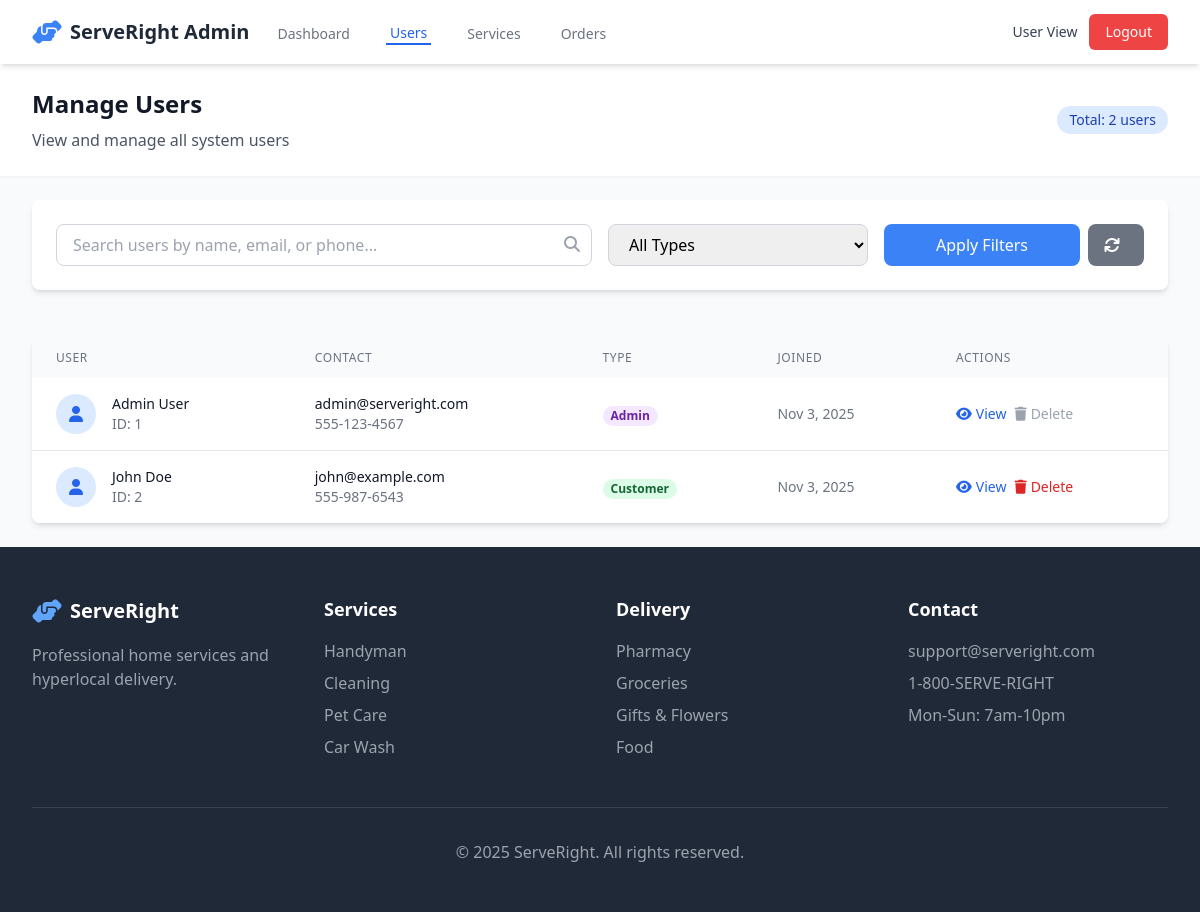
/admin_users.php (signed in), run on the app's committed database.
### tables this page shows
CREATE TABLE users (
    id INT AUTO_INCREMENT PRIMARY KEY,
    full_name VARCHAR(100) NOT NULL,
    email VARCHAR(100) UNIQUE NOT NULL,
    phone VARCHAR(20),
    password VARCHAR(255) NOT NULL,
    user_type ENUM('customer', 'admin') DEFAULT 'customer',
    created_at TIMESTAMP DEFAULT CURRENT_TIMESTAMP
);

### admin_users.php (the view, shortened to what this page needs)
<?php
$conn = get_db_connection();
$search = isset($_GET['search']) ? sanitize_input($_GET['search']) : '';
$sql = "SELECT * FROM users WHERE 1=1";
$sql .= " ORDER BY created_at DESC";
$stmt = mysqli_prepare($conn, $sql);
mysqli_stmt_execute($stmt);
$users = mysqli_stmt_get_result($stmt)->fetch_all(MYSQLI_ASSOC);
$total_users = count($users);
?>
<!DOCTYPE html>
<html lang="en">
<head>
    <script src="https://cdn.tailwindcss.com"></script>
    <link rel="stylesheet" href="https://cdnjs.cloudflare.com/ajax/libs/font-awesome/6.4.0/css/all.min.css">
</head>
<body class="bg-gray-50">
    <nav class="bg-white shadow-md sticky top-0 z-50">
        <div class="max-w-7xl mx-auto px-4 sm:px-6 lg:px-8">
            <div class="flex justify-between h-16">
                <div class="flex items-center">
                    <a href="index.php" class="flex-shrink-0 flex items-center">
                        <i class="fas fa-hands-helping text-blue-500 text-2xl mr-2"></i>
                        <span class="font-bold text-xl text-gray-800">ServeRight Admin</span>
                    </a>
                    <div class="hidden md:ml-6 md:flex md:space-x-8">
                        <a href="admin_dashboard.php" class="text-gray-500 hover:text-gray-700 inline-flex items-center px-1 pt-1 text-sm font-medium">Dashboard</a>
                        <a href="admin_users.php" class="text-blue-600 border-b-2 border-blue-600 inline-flex items-center px-1 pt-1 text-sm font-medium">Users</a>
                        <a href="admin_services.php" class="text-gray-500 hover:text-gray-700 inline-flex items-center px-1 pt-1 text-sm font-medium">Services</a>
                        <a href="admin_orders.php" class="text-gray-500 hover:text-gray-700 inline-flex items-center px-1 pt-1 text-sm font-medium">Orders</a>
                    </div>
                </div>
                <div class="flex items-center">
                    <div class="hidden md:ml-4 md:flex md:items-center space-x-3">
                        <a href="dashboard.php" class="text-gray-700 hover:text-blue-600 text-sm font-medium">User View</a>
                        <a href="logout.php" class="bg-red-500 hover:bg-red-600 text-white px-4 py-2 rounded-md text-sm font-medium">Logout</a>
                    </div>
                </div>
            </div>
        </div>
    </nav>
    <section class="bg-white shadow-sm">
        <div class="max-w-7xl mx-auto px-4 sm:px-6 lg:px-8 py-6">
            <div class="flex items-center justify-between">
                <div>
                    <h1 class="text-2xl font-bold text-gray-900">Manage Users</h1>
                    <p class="text-gray-600 mt-2">View and manage all system users</p>
                </div>
                <div class="flex items-center space-x-4">
                    <span class="bg-blue-100 text-blue-800 px-3 py-1 rounded-full text-sm font-medium">
                        Total: <?php echo $total_users; ?> users
                    </span>
                </div>
            </div>
        </div>
    </section>
    <section class="py-6">
        <div class="max-w-7xl mx-auto px-4 sm:px-6 lg:px-8">
            <div class="bg-white rounded-lg shadow-md p-6">
                <form method="GET" class="grid grid-cols-1 md:grid-cols-4 gap-4">
                    <div class="md:col-span-2">
                        <div class="relative">
                            <input type="text" name="search" placeholder="Search users by name, email, or phone..."
                                   value="<?php echo htmlspecialchars($search); ?>"
                                   class="w-full px-4 py-2 border border-gray-300 rounded-lg focus:ring-2 focus:ring-blue-500 focus:border-blue-500">
                            <button type="submit" class="absolute right-3 top-2 text-gray-400 hover:text-gray-600">
                                <i class="fas fa-search"></i>
                            </button>
                        </div>
                    </div>
                    <div>
                        <select name="user_type" class="w-full px-4 py-2 border border-gray-300 rounded-lg focus:ring-2 focus:ring-blue-500 focus:border-blue-500">
                            <option value="">All Types</option>
                        </select>
                    </div>
                    <div class="flex space-x-2">
                        <button type="submit" class="flex-1 bg-blue-500 hover:bg-blue-600 text-white px-4 py-2 rounded-lg font-medium transition duration-300">
                            Apply Filters
                        </button>
                        <a href="admin_users.php" class="bg-gray-500 hover:bg-gray-600 text-white px-4 py-2 rounded-lg font-medium transition duration-300 flex items-center">
                            <i class="fas fa-refresh mr-2"></i>
                        </a>
                    </div>
                </form>
            </div>
        </div>
    </section>
    <section class="py-6">
        <div class="max-w-7xl mx-auto px-4 sm:px-6 lg:px-8">
            <div class="bg-white rounded-lg shadow-md overflow-hidden">
                <?php if (empty($users)): ?>
                    <div class="text-center py-12">
                        <i class="fas fa-users text-gray-400 text-5xl mb-4"></i>
                        <h3 class="text-xl font-semibold text-gray-900">No users found</h3>
                        <p class="text-gray-600 mt-2">Try adjusting your search criteria</p>
                    </div>
                <?php else: ?>
                    <div class="overflow-x-auto">
                        <table class="w-full">
                            <thead class="bg-gray-50">
                                <tr>
                                    <th class="px-6 py-3 text-left text-xs font-medium text-gray-500 uppercase tracking-wider">User</th>
                                    <th class="px-6 py-3 text-left text-xs font-medium text-gray-500 uppercase tracking-wider">Contact</th>
                                    <th class="px-6 py-3 text-left text-xs font-medium text-gray-500 uppercase tracking-wider">Type</th>
                                    <th class="px-6 py-3 text-left text-xs font-medium text-gray-500 uppercase tracking-wider">Joined</th>
                                    <th class="px-6 py-3 text-left text-xs font-medium text-gray-500 uppercase tracking-wider">Actions</th>
                                </tr>
                            </thead>
                            <tbody class="bg-white divide-y divide-gray-200">
                                <?php foreach ($users as $user): ?>
                                    <tr class="hover:bg-gray-50">
                                        <td class="px-6 py-4 whitespace-nowrap">
                                            <div class="flex items-center">
                                                <div class="flex-shrink-0 h-10 w-10">
                                                    <div class="h-10 w-10 rounded-full bg-blue-100 flex items-center justify-center">
                                                        <i class="fas fa-user text-blue-600"></i>
                                                    </div>
                                                </div>
                                                <div class="ml-4">
                                                    <div class="text-sm font-medium text-gray-900"><?php echo htmlspecialchars($user['full_name']); ?></div>
                                                    <div class="text-sm text-gray-500">ID: <?php echo $user['id']; ?></div>
                                                </div>
                                            </div>
                                        </td>
                                        <td class="px-6 py-4 whitespace-nowrap">
                                            <div class="text-sm text-gray-900"><?php echo htmlspecialchars($user['email']); ?></div>
                                            <div class="text-sm text-gray-500"><?php echo htmlspecialchars($user['phone'] ?: 'N/A'); ?></div>
                                        </td>
                                        <td class="px-6 py-4 whitespace-nowrap">
                                            <span class="px-2 inline-flex text-xs leading-5 font-semibold rounded-full
                                                <?php echo $user['user_type'] === 'admin' ? 'bg-purple-100 text-purple-800' : 'bg-green-100 text-green-800'; ?>">
                                                <?php echo ucfirst($user['user_type']); ?>
                                            </span>
                                        </td>
                                        <td class="px-6 py-4 whitespace-nowrap text-sm text-gray-500">
                                            <?php echo date('M j, Y', strtotime($user['created_at'])); ?>
                                        </td>
                                        <td class="px-6 py-4 whitespace-nowrap text-sm font-medium">
                                            <div class="flex space-x-2">
                                                <a href="admin_user_details.php?id=<?php echo $user['id']; ?>"
                                                   class="text-blue-600 hover:text-blue-900">
                                                    <i class="fas fa-eye mr-1"></i>View
                                                </a>
                                                <?php if ($user['user_type'] !== 'admin'): ?>
                                                    <a href="admin_users.php?action=delete&id=<?php echo $user['id']; ?>"
                                                       class="text-red-600 hover:text-red-900"
                                                       onclick="return confirm('Are you sure you want to delete this user? This action cannot be undone.')">
                                                        <i class="fas fa-trash mr-1"></i>Delete
                                                    </a>
                                                <?php else: ?>
                                                    <span class="text-gray-400 cursor-not-allowed">
                                                        <i class="fas fa-trash mr-1"></i>Delete
                                                    </span>
                                                <?php endif; ?>
                                            </div>
                                        </td>
                                    </tr>
                                <?php endforeach; ?>
                            </tbody>
                        </table>
                    </div>
                <?php endif; ?>
            </div>
        </div>
    </section>
    <?php include 'footer.php'; ?>
</body>
</html>

### data on the page
users: full_name "Admin User", id "1", email "admin@serveright.com", phone "555-123-4567", user_type "Admin", created_at "Nov 3, 2025", shows "Delete"
users: full_name "John Doe", id "2", email "john@example.com", phone "555-987-6543", user_type "Customer", created_at "Nov 3, 2025"

### other printed values
$total_users "2"
